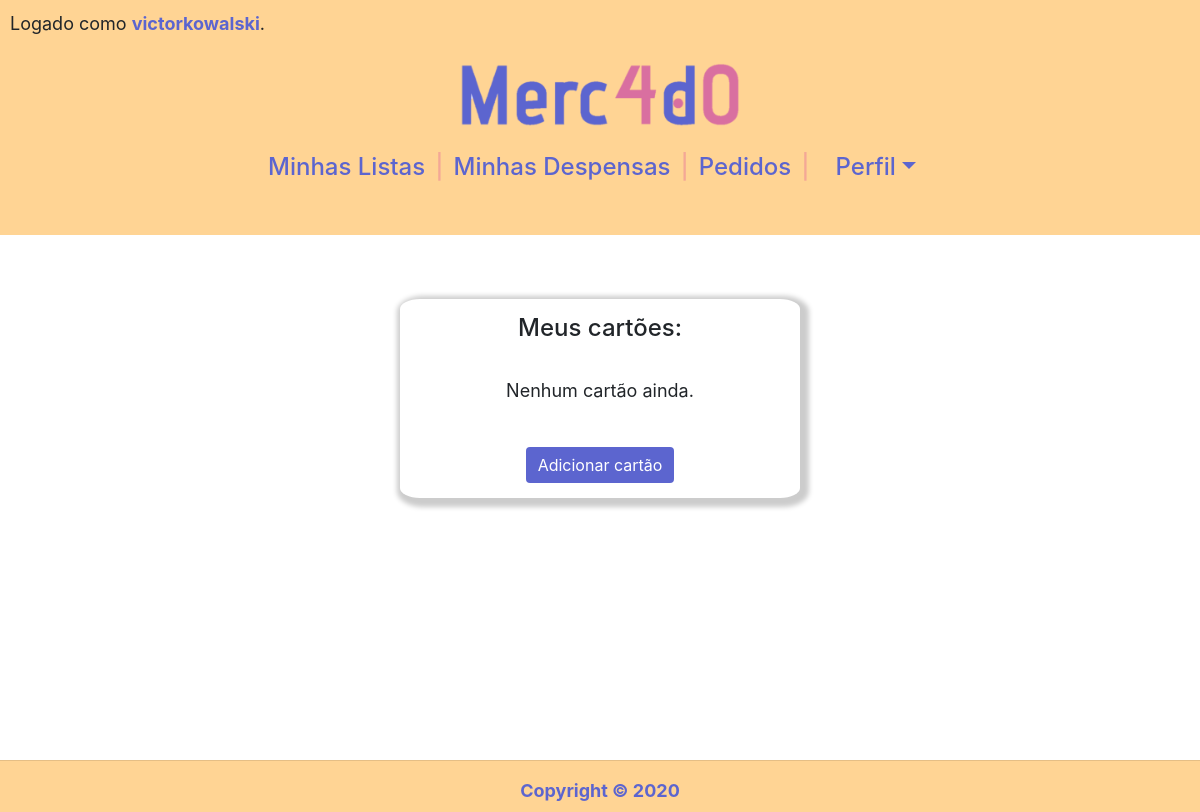
Before: /carteira (signed in) with the older database file.
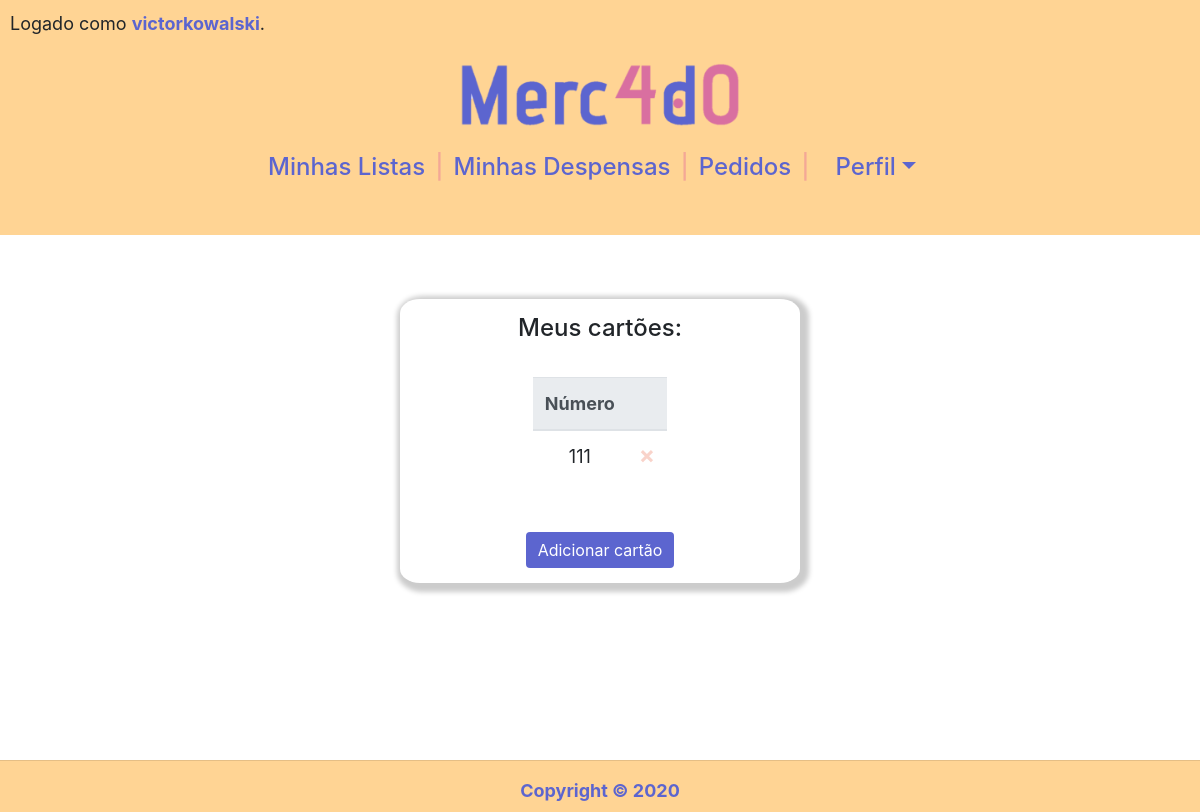
After: the same page with the newer database file.
### compras/models.py (models this page shows, shortened)
class Cartao(models.Model):
    numero = models.CharField(max_length=20)
    cvv = models.CharField(max_length=6)
    validade = models.CharField(max_length=5)
    nome = models.CharField(max_length=30)
    usuario = models.ForeignKey(Usuario, on_delete=models.CASCADE,
                                related_name="cartoes")

### compras/views.py (the view, shortened to what this page needs)
# urls.py: path("carteira", views.carteira, name="carteira"),
@login_required(login_url='login')
def carteira(request):
    if request.method == "GET":
        return render(request,"compras/carteira.html", {
            'cartoes': Cartao.objects.filter(usuario=request.user)
        })

### compras/templates/compras/carteira.html (shortened to what this page needs)
{% extends "compras/layout.html" %}
{% block body %}
<div class='center_box'>
    <div class="box_padrao">
        <h4>Meus cartões:</h4>
        <br>
        {% if cartoes %}
        <table class="table">
            <thead class="thead-light">
                <tr>
                    <th scope="col">Número</th>
                    <th scope="col"></th>
                </tr>
            </thead>
            <tbody>
                {% for cartao in cartoes %}
                <tr>
                    <td>{{ cartao.numero }}</td>
                    <td>
                        <form action="{% url 'carteira' %}" method="post">
                            <button type="submit" class="close" aria-label="Close">
                                <span aria-hidden="true">&times;</span>
                            </button>
                        </form>
                    </td>
                </tr>
                {% endfor %}
            </tbody>
        </table>
        <br>
        {% else %}
        <p>Nenhum cartão ainda.</p>
        {% endif %}
        <br>
        <a href="{% url 'cartao'%}">
            <button type="button" class="btn btn-primary">Adicionar cartão</button>
        </a>
    </div>
</div>
{% endblock %}

Changed rows visible on the page:
added Cartao: numero "111"
Other visible differences:
text no longer shown: "Nenhum cartão ainda."
text now shown: "Número"
